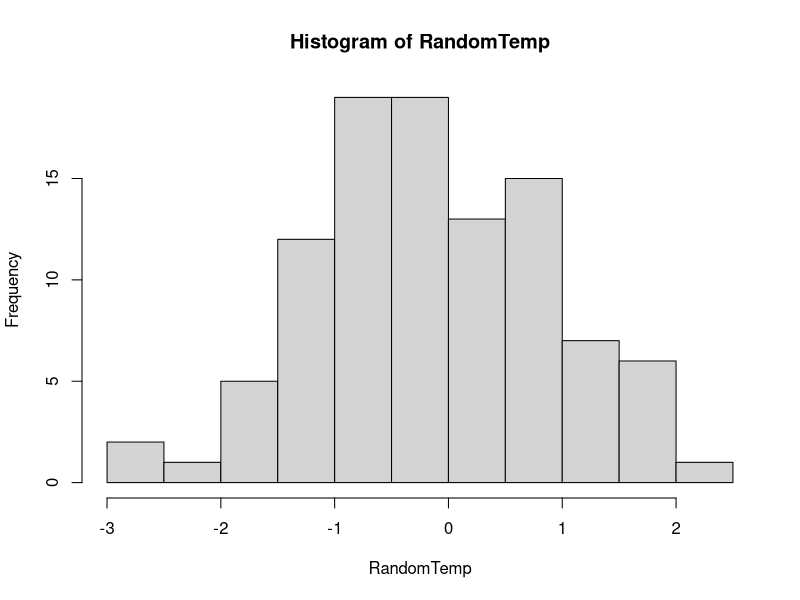
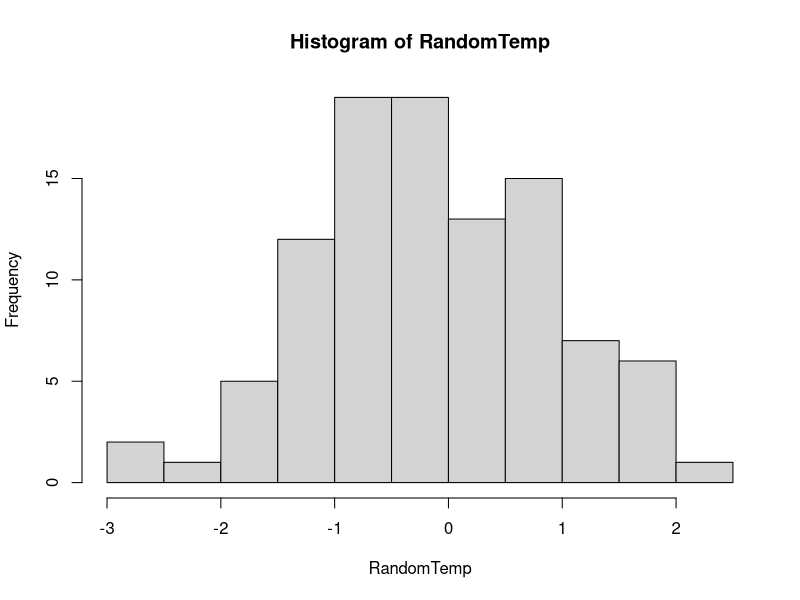

Source code (R) for these figures, in order:
###test code

#Prime number Search
max_t<-10000
PrimeTemp<-c(2)
flag<-F
for(i in 3:max_t){
  
  for(j in PrimeTemp){
    if(i%%j==0){
      flag<-F
      break
    }else{
      flag<-T
    }
  }
  
  if(flag==T){
    PrimeTemp<-append(PrimeTemp,i)
    flag<-F
  }

}
print(PrimeTemp)

#Sieve of Eratosthenes エラトステネスのふるい
PrimeTemp2<-c(2:max_t)
i<-1
while(PrimeTemp2[i]<=(sqrt(max_t))){
  temp<-(PrimeTemp2%%PrimeTemp2[i]==0)
  temp[i]<-F
  PrimeTemp2<-PrimeTemp2[-which(temp)]
  i<-i+1
}
print(PrimeTemp2)

#rand function
RandomTemp<-rnorm(100)

#plot
plot(hist(RandomTemp))

#print
print(sum(RandomTemp>0))
print(order(RandomTemp))


